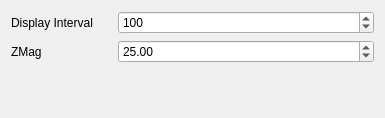
<?xml version="1.0" encoding="UTF-8"?>
<ui version="4.0">
 <class>FormSettings</class>
 <widget class="QWidget" name="FormSettings">
  <property name="geometry">
   <rect>
    <x>0</x>
    <y>0</y>
    <width>385</width>
    <height>118</height>
   </rect>
  </property>
  <property name="windowTitle">
   <string>Settings</string>
  </property>
  <layout class="QGridLayout" name="gridLayout_2">
   <item row="0" column="0" colspan="2">
    <layout class="QGridLayout" name="gridLayout">
     <item row="0" column="0">
      <widget class="QLabel" name="label">
       <property name="minimumSize">
        <size>
         <width>101</width>
         <height>0</height>
        </size>
       </property>
       <property name="maximumSize">
        <size>
         <width>101</width>
         <height>16777215</height>
        </size>
       </property>
       <property name="text">
        <string>Display Interval</string>
       </property>
      </widget>
     </item>
     <item row="0" column="1">
      <widget class="QSpinBox" name="spinBoxDisplayInterval">
       <property name="maximum">
        <number>10000</number>
       </property>
       <property name="value">
        <number>100</number>
       </property>
      </widget>
     </item>
     <item row="1" column="0">
      <widget class="QLabel" name="label_2">
       <property name="minimumSize">
        <size>
         <width>101</width>
         <height>0</height>
        </size>
       </property>
       <property name="maximumSize">
        <size>
         <width>101</width>
         <height>16777215</height>
        </size>
       </property>
       <property name="text">
        <string>ZMag</string>
       </property>
      </widget>
     </item>
     <item row="1" column="1">
      <widget class="QDoubleSpinBox" name="doubleSpinBoxZMag">
       <property name="minimum">
        <double>-999999999999999939709166371603178586112.000000000000000</double>
       </property>
       <property name="maximum">
        <double>999999999999999939709166371603178586112.000000000000000</double>
       </property>
       <property name="value">
        <double>25.000000000000000</double>
       </property>
      </widget>
     </item>
    </layout>
   </item>
   <item row="1" column="0" colspan="2">
    <spacer name="verticalSpacer">
     <property name="orientation">
      <enum>Qt::Vertical</enum>
     </property>
     <property name="sizeHint" stdset="0">
      <size>
       <width>20</width>
       <height>6</height>
      </size>
     </property>
    </spacer>
   </item>
  </layout>
 </widget>
 <resources/>
 <connections/>
</ui>
